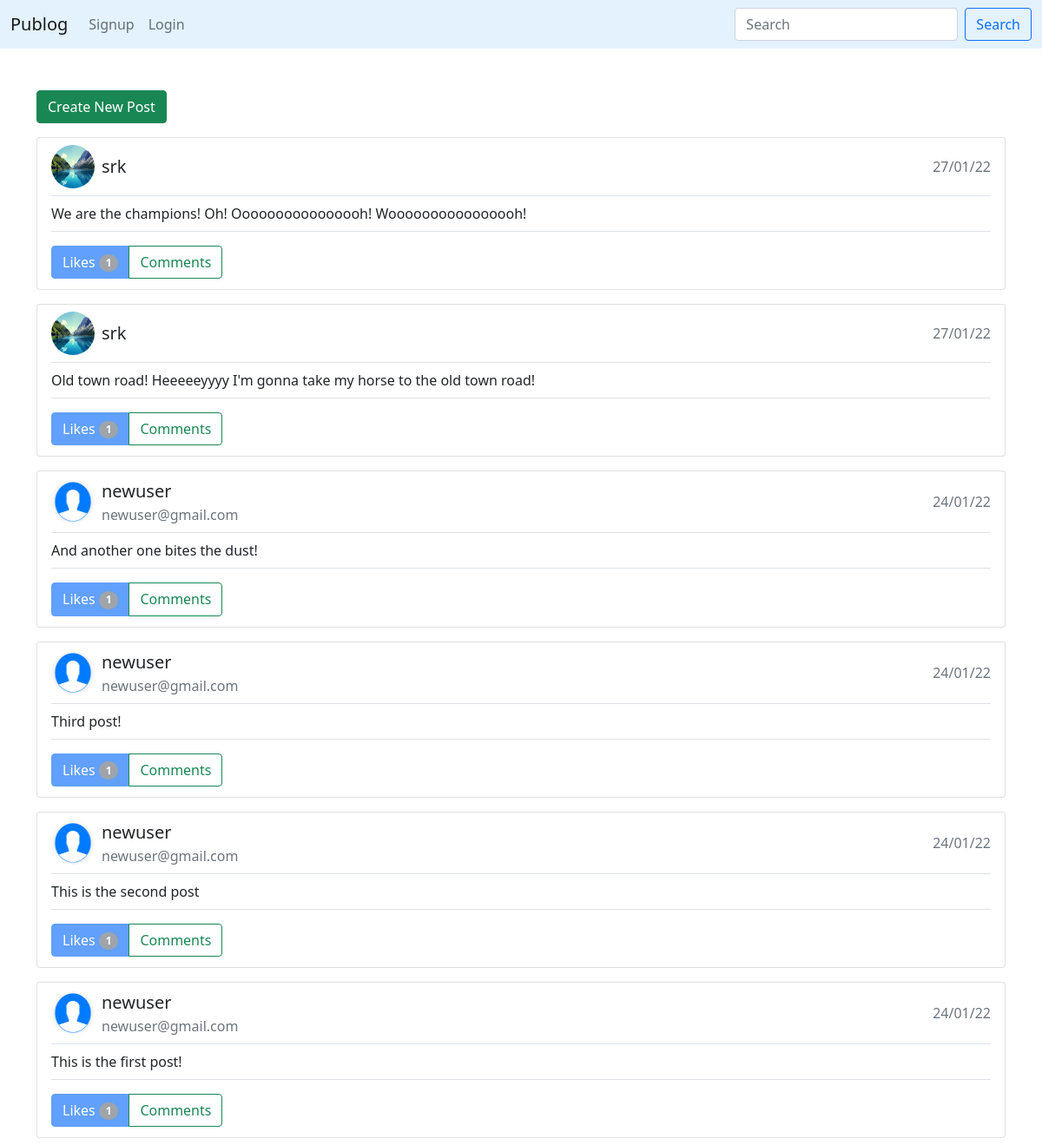
The app's page /post/all/ with its own data.
### posts/models.py (models this page shows, shortened)
class Post(models.Model):
  user = models.ForeignKey(User, blank=False, null=False, on_delete=models.DO_NOTHING)
  text = models.TextField(null=False, blank=False)
  likes = models.ManyToManyField(User, related_name="likes")
  timestamp = models.DateTimeField(auto_now_add=True)
  class Meta:
    ordering = ("-timestamp",)

### users/models.py (models this page shows, shortened)
class Profile(models.Model):
  user = models.OneToOneField(User, null=False, on_delete=models.CASCADE)
  bio = models.TextField(default="I too have a Publog account!")
  image = models.ImageField(upload_to="users/", default="default-user-profile.png")
  followers = models.ManyToManyField(User, related_name="followers")
  following = models.ManyToManyField(User, related_name="following")

### posts/views.py (the view)
# urls.py: path("all/", home, name="all_posts"),
def home(request):
  posts = Post.objects.all()
  search = request.GET.get("search")
  if search is not None:
    posts = Post.objects.filter(text__icontains=search)
  else:
    posts = Post.objects.all()
  return render(request, "posts.html", { "posts": posts })

### posts/templates/posts.html (shortened to what this page needs)
{% include "base.html" %} {% block content %}
<div class="container mt-5 mb-2">
  <a data-create-post href="{% url 'add_post' %}?next=" class="btn btn-success"
    >Create New Post</a
  >
  {% if single_post %}
  <div class="mt-3 card px-3 py-2">
    <div
      data-redirect="{% url 'profile' post.user.id %}"
      style="cursor: pointer"
      class="d-flex align-items-center justify-content-start border-bottom pb-2 flex-wrap"
    >
      <img
        src="{{ post.user.profile.image.url }}"
        alt="{{ post.user.username }}"
        class="rounded-circle me-2"
        width="50"
        height="50"
      />
      <div class="text-break flex-fill">
        <p class="fs-5 m-0">{{ post.user.username }}</p>
        <p class="fs-6 m-0 text-secondary">{{ post.user.email }}</p>
      </div>
      <div class="text-secondary">{{ post.timestamp|date:"d/m/y" }}</div>
    </div>
    <p class="mt-2 pb-2 border-bottom">{{ post.text }}</p>
    <div class="btn-group mb-1" style="width: fit-content">
      {% if not user.is_authenticated %}
      <button class="btn btn-primary" disabled>
        Likes
        <span data-like-count class="badge bg-secondary rounded-pill"
          >{{ post.likes.count }}</span
        >
      </button>
      {% else %}
      <a
        data-like-post
        href="{% url 'like_post' post.id %}"
        class="btn btn-primary"
      >
        <div class="d-inline" id="like-action-for-{{ post.id }}">
          {% if user in post.likes.all %} Unlike {% else %} Like {% endif %}
        </div>
        <span
          id="like-count-for-{{ post.id }}"
          class="badge bg-secondary rounded-pill"
          >{{ post.likes.count }}</span
        >
      </a>
      {% if user.id == post.user.id %}
      <a
        data-edit-button
        href="{% url 'edit_post' post.id %}?next="
        class="btn btn-outline-secondary"
        >Edit</a
      >
      <a
        data-delete-button
        href="{% url 'delete_post' post.id %}?next="
        class="btn btn-outline-danger"
        >Delete</a
      >
      {% endif %} {% endif %}
    </div>
  </div>
  {% else %} {% if posts.count == 0 %}
  <h2
    class="fs-1"
    style="
      font-weight: 400;
      position: absolute;
      top: 50%;
      left: 50%;
      transform: translate(-50%, -50%);
    "
  >
    There are no posts!
  </h2>
  {% else %} {% for post in posts %}
  <div class="mt-3 card px-3 py-2">
    <div
      data-redirect="{% url 'profile' post.user.id %}"
      style="cursor: pointer"
      class="d-flex align-items-center justify-content-start border-bottom pb-2 flex-wrap"
    >
      <img
        src="{{ post.user.profile.image.url }}"
        alt="{{ post.user.username }}"
        class="rounded-circle me-2"
        width="50"
        height="50"
      />
      <div class="text-break flex-fill">
        <p class="fs-5 m-0">{{ post.user.username }}</p>
        <p class="fs-6 m-0 text-secondary">{{ post.user.email }}</p>
      </div>
      <div class="text-secondary">{{ post.timestamp|date:"d/m/y" }}</div>
    </div>
    <p class="mt-2 pb-2 border-bottom">{{ post.text }}</p>
    <div class="btn-group mb-1" style="width: fit-content">
      {% if not user.is_authenticated %}
      <button class="btn btn-primary" disabled>
        Likes
        <span data-like-count class="badge bg-secondary rounded-pill"
          >{{ post.likes.count }}</span
        >
      </button>
      {% endif %}
      <a class="btn btn-outline-success" href="{% url 'post_detail' post.id %}"
        >Comments</a
      >
    </div>
  </div>
  {% endfor %} {% endif %} {% endif %}
</div>
{% endblock %}

### templates/base.html (shortened to what this page needs)
<!DOCTYPE html>
<html lang="en">
  <head>
    <link
      href="https://cdn.jsdelivr.net/npm/bootstrap@5.1.3/dist/css/bootstrap.min.css"
      rel="stylesheet"
    />
  </head>
  <body>
    <nav
      class="navbar navbar-expand-lg navbar-light sticky-top"
      style="background-color: #e3f2fd"
    >
      <div class="container-fluid">
        <a class="navbar-brand" href="{% url 'home' %}">
          <h1 class="m-0 fs-5 fw-normal">Publog</h1>
        </a>
        <div class="collapse navbar-collapse" id="navbarSupportedContent">
          <ul class="navbar-nav me-auto mb-2 mb-lg-0">
             {% if user.is_authenticated %}
            <li class="nav-item">
              <a
                class="nav-link"
                aria-current="page"
                href="{% url 'followers_posts' %}"
                >Favorites</a
              >
            </li>
            <li class="nav-item">
              <a class="nav-link" href="{% url 'profile' user.id %}">Profile</a>
            </li>
            <li class="nav-item">
              <a class="nav-link" href="{% url 'logout' %}">Logout</a>
            </li>
            {% else %}
            <li class="nav-item">
              <a class="nav-link" href="{% url 'signup' %}">Signup</a>
            </li>
            <li class="nav-item">
              <a class="nav-link" href="{% url 'login' %}">Login</a>
            </li>
            {% endif %}
          </ul>
          <form method="GET" action="{% url 'all_posts' %}" class="d-flex">
            <input
              class="form-control me-2"
              type="search"
              placeholder="Search"
              aria-label="Search"
              name="search"
            />
            <button class="btn btn-outline-primary" type="submit">
              Search
            </button>
          </form>
        </div>
      </div>
    </nav>
  </body>
</html>

### records on screen
Post: user.profile.image (picture), user.username "srk", timestamp "27/01/22", text "We are the champions! Oh! Oooooooooooooooh! Woooooooooooooooh!", likes.count "1"
Post: user.profile.image (picture), user.username "srk", timestamp "27/01/22", text "Old town road! Heeeeeyyyy I'm gonna take my horse to the old town road!", likes.count "1"
Post: user.profile.image (placeholder picture), user.username "newuser", user.email "newuser@gmail.com", timestamp "24/01/22", text "And another one bites the dust!", likes.count "1"
Post: user.profile.image (placeholder picture), user.username "newuser", user.email "newuser@gmail.com", timestamp "24/01/22", text "Third post!", likes.count "1"
Post: user.profile.image (placeholder picture), user.username "newuser", user.email "newuser@gmail.com", timestamp "24/01/22", text "This is the second post", likes.count "1"
Post: user.profile.image (placeholder picture), user.username "newuser", user.email "newuser@gmail.com", timestamp "24/01/22", text "This is the first post!", likes.count "1"
